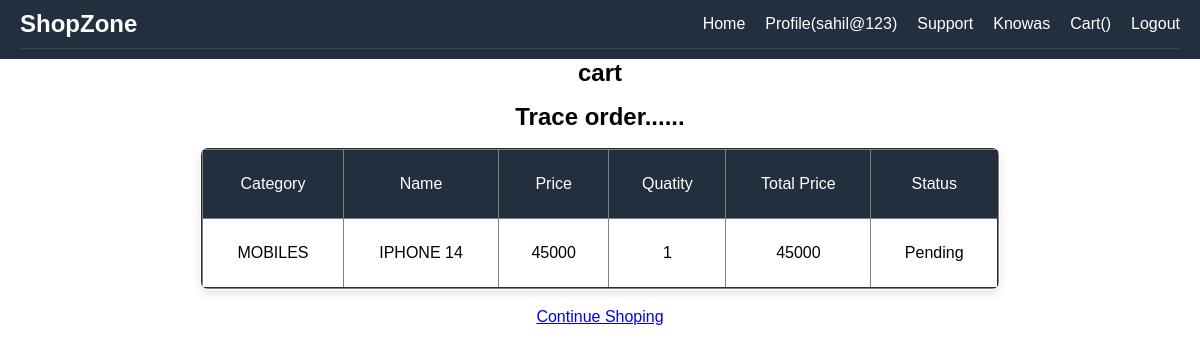
The page /trace_order (signed in) on the database its author committed.
### base/models.py (models this page shows)
class Order(models.Model):
    STATUS_CHOICES = [
        ('Pending', 'Pending'),
        ('Shipped', 'Shipped'),
        ('Delivered', 'Delivered'),
        ('Cancelled', 'Cancelled'),
    ]
    category=models.CharField(max_length=100)
    name=models.CharField(max_length=180)
    price=models.IntegerField(default=0)
    q=models.IntegerField(default=0)
    total_p=models.IntegerField(default=0)
    host=models.ForeignKey(User,on_delete=models.CASCADE)
    status = models.CharField(max_length=20, choices=STATUS_CHOICES, default='Pending')
    created_at = models.DateTimeField(auto_now_add=True)

### base/views.py (the view)
# urls.py: path('trace_order',views.trace_o,name='trace_o'),
def trace_o(request):
    orders = Order.objects.filter(host=request.user)
    return render(request, 'trace_o.html',{'orders':orders})

### base/templates/trace_o.html (shortened to what this page needs)
{% include 'main.html'%}
{% block content %}
<center>
    <h2>cart</h2>
  <h2>Trace  order......</h2>
    <div class="cart-container">
        <table border="2px" class="cart-table">
                  <thead>
                    <tr>
                        <thead>
                            <tr>
                            <th>Category</th>
                            <th>Name</th>
                            <th>Price</th>
                            <th>Quatity</th>
                            <th>Total Price</th>
                            <th>Status</th>
                        </tr>
                        </thead>
                </tr>
                </thead>
          <tbody>
            {% for i in orders %}
            <tr>
              <tr>
                <td>{{i.category}}</td>
                <td>{{ i.name}}</td>
                <td>{{ i.price }}</td>
                <td>{{ i.q }}</td>
                <td>{{ i.total_p }}</td>
                <td>{{ i.status }}</td>
            </tr>
        {% empty %}
            <tr>
                <td colspan="6">No data found</td>
            </tr>
        {% endfor %}
              </tbody>
               </table>
 </div>
    <a href="{% url 'home'%}">Continue Shoping</a>
</center>
{% endblock content %}

### templates/nav.html (shortened to what this page needs)
<header>
    <div class="navbar">
        <div class="logo">
            <a href="">ShopZone</a>
        </div>
        <div class="nav-links">
     {% if request.user.is_authenticated %}
        <form class="nvr">
            <a href="{% url 'home' %}">Home</a>
            <a href="{% url 'profile' %}">Profile({{request.user}})</a>
            <a href="{% url 'support' %}">Support</a>
            <a href="{% url 'knowus' %}">Knowas</a>
            <a href="{% url 'cart' %}">Cart({{count_ }})</a>
            <a href="{% url 'logout'%}">Logout</a>
        </form>
        {% endif %}
        </div>
    </div>
</header>

### static/style.css (style rules this page uses)
* { margin: 0; padding: 0; box-sizing: border-box; }
body { font-family: Arial, sans-serif; }
header { background-color: #232F3E; padding: 10px 20px; }
.navbar { display: flex; justify-content: space-between; align-items: center; border-bottom: 1px solid #3a4553; padding-bottom: 10px; }
.logo a { color: #ffffff; font-size: 24px; text-decoration: none; font-weight: bold; }
.nav-links a { color: white; text-decoration: none; margin-left: 20px; font-size: 16px; position: relative; }
.nvr { display: flex; flex-direction: row; }
h2 { font-size: 24px; margin-bottom: 1rem; text-align: center; }
form { display: flex; flex-direction: column; }
.cart-container { width: 90%; max-width: 800px; margin: auto; border: 1px solid #fff; border-radius: 8px; overflow: hidden; box-shadow: 0 4px 8px rgba(0, 0, 0, 0.1); }
.cart-table { width: 100%; border-collapse: collapse; text-align:center; }
.cart-table th, .cart-table td { padding: 25px; border-bottom: 1px solid #ddd; }
.cart-table th { background-color: #232F3E; color: white; font-weight:inherit; }
.nav-links { transition: max-height 0.3s ease; overflow: hidden; }
.nav-links { display: flex; gap: 20px; }

### rows shown on the page
Order: category "MOBILES", name "IPHONE 14", price "45000", q "1", total_p "45000", status "Pending"

### other values the page prints
{{ request.user }} "sahil@123"
